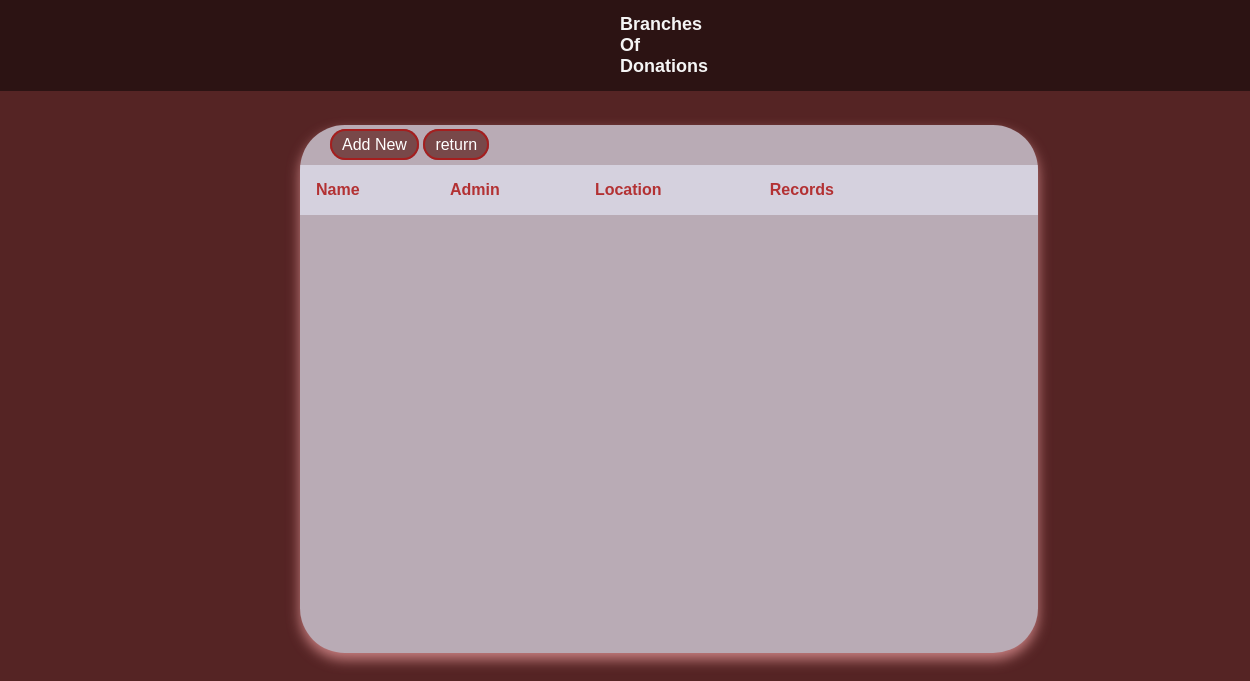
The app's page /adminPages/tabledriver/index.php, older data.
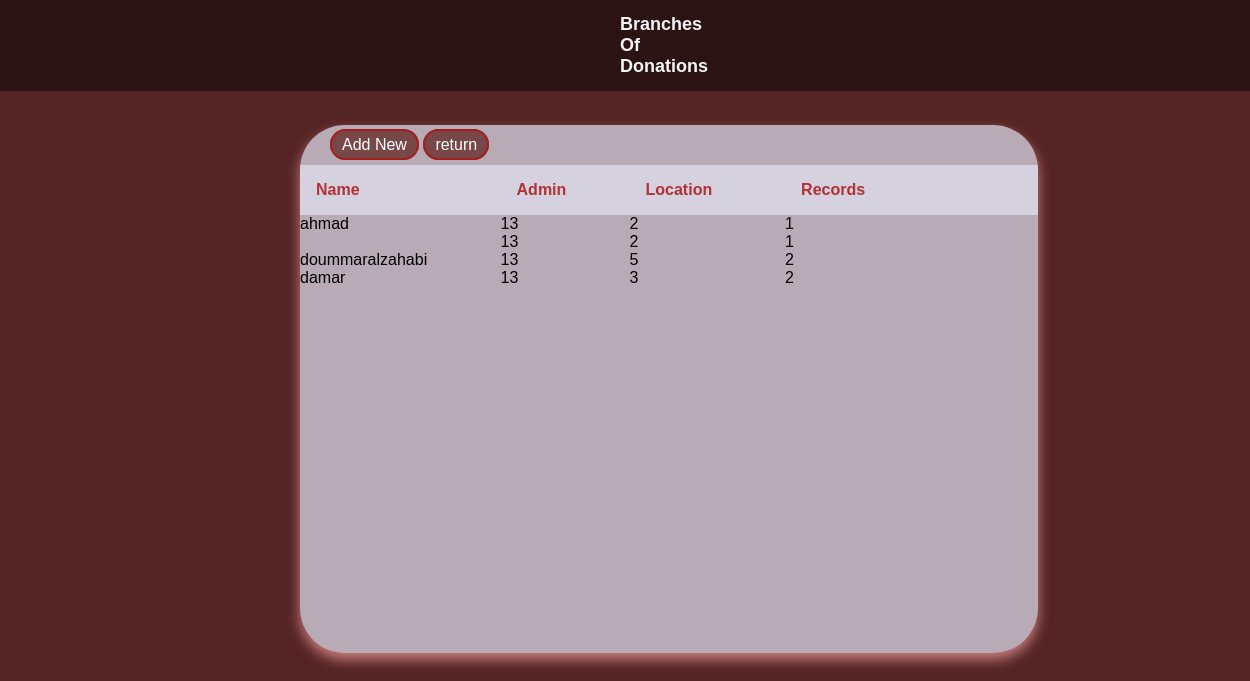
The same page, newer data.
### tables this page shows
CREATE TABLE branch (
  id int(50) NOT NULL,
  adminid int(50) NOT NULL,
  name varchar(50) NOT NULL,
  location int(11) NOT NULL,
  records int(11) NOT NULL,
  parent_branchid int(50) DEFAULT NULL
);

### adminPages/tabledriver/index.php (the view, shortened to what this page needs)
<?php
include "connection.php";
?>
<!DOCTYPE html>
<html lang="en">
<head>
  <link rel="stylesheet" href="./branchstyle.css">
</head>
<body>
  <nav class="navbar">
    Branches Of Donations
  </nav>
  <div class="container">
    <main class="table">
    <div class="butt">
    <a href="add_new.php" class="btn btn-dark mb-3">Add New</a>
    <a href="../profileAdmin.php" class="btn btn-dark mb-3">return</a>
    </div>
    <div class="table">
    <section class="table_body">
    <table class="table table-hover text-center">
      <thead class="table-dark">
        <tr>
          <th scope="col">name</th>
          <th scope="col">admin</th>
          <th scope="col">location</th>
          <th scope="col">records</th>
          <th></th>
          <th> </th>
        </tr>
      </thead>
      <tbody >
        <?php
        $sql = "SELECT * FROM `branch`";
        $result = mysqli_query($conn, $sql);
        while ($row = mysqli_fetch_assoc($result)) {
          echo "<tr>";
          echo "<td>".$row['name']."</td>";
          echo "<td>".$row['adminid']."</td>";
          echo "<td>".$row['location']."</td>";
          echo "<td>".$row['records']."</td>";
          echo "<td>
          <a href=edit.php?id=".$row["id"]." class='link-dark'><i class='fa-solid fa-pen-to-square fs-5 me-3'></i></a>
          <a href=delete.php?id=".$row["id"]." class='link-dark'><i class='fa-solid fa-trash fs-5'></i></a>
        </td>";
        echo "<tr>";
      }
        ?>
      </tbody>
    </table>
    </section>
    </main>
  </div>
</body>
</html>

Row changes from the older to the newer data that the page shows:
added branch: name "ahmad", adminid "13", location "2", records "1"
added branch: adminid "13", location "2", records "1"
added branch: name "doummaralzahabi", adminid "13", location "5", records "2"
added branch: name "damar", adminid "13", location "3", records "2"
